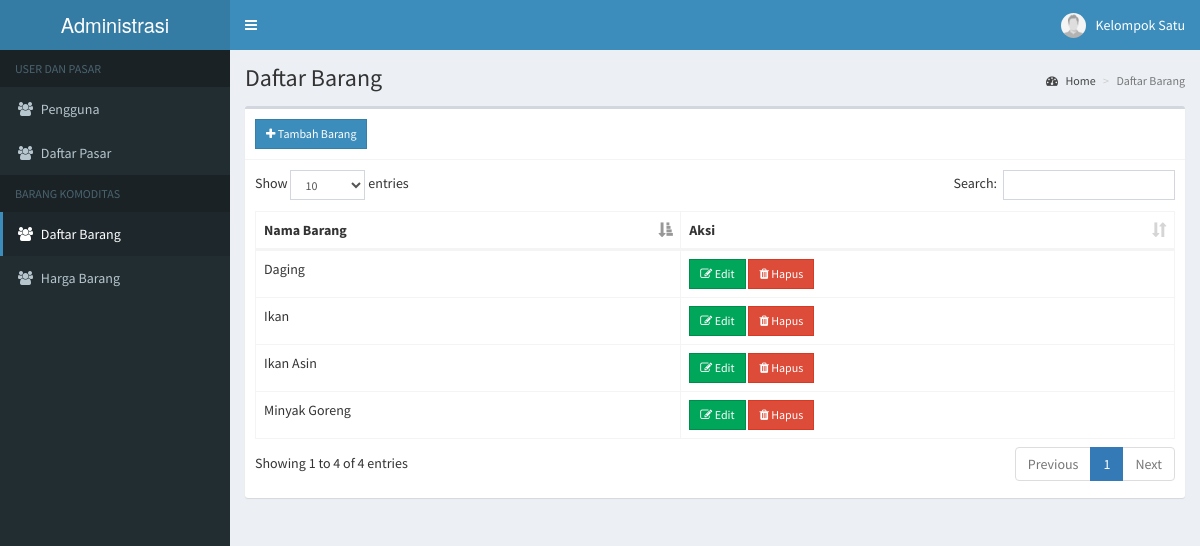
/admin/barang.php (signed in), run on the app's committed database.
### tables this page shows
CREATE TABLE `users` (
  `id` int(11) NOT NULL,
  `email` varchar(200) NOT NULL,
  `password` varchar(60) NOT NULL,
  `type` int(1) NOT NULL,
  `firstname` varchar(50) NOT NULL,
  `lastname` varchar(50) NOT NULL,
  `address` text NOT NULL,
  `contact_info` varchar(100) NOT NULL,
  `photo` varchar(200) NOT NULL,
  `status` int(1) NOT NULL,
  `activate_code` varchar(15) NOT NULL,
  `reset_code` varchar(15) NOT NULL,
  `created_on` date NOT NULL
);

CREATE TABLE `barang` (
  `id` int(11) NOT NULL,
  `nama` text NOT NULL
);

### admin/includes/session.php (called while the page is built, shortened)
<?php
	include '../includes/conn.php';
	$conn = $pdo->open();
	$stmt = $conn->prepare("SELECT * FROM users WHERE id=:id");
	$stmt->execute(['id'=>$_SESSION['admin']]);
	$admin = $stmt->fetch();
?>

### admin/barang.php (the view, shortened to what this page needs)
<?php include 'includes/session.php'; ?>
<?php include 'includes/header.php'; ?>
<body class="hold-transition skin-blue sidebar-mini">
<div class="wrapper">
  <?php include 'includes/navbar.php'; ?>
  <?php include 'includes/menubar.php'; ?>
  <div class="content-wrapper">
    <section class="content-header">
      <h1>
        Daftar Barang
      </h1>
      <ol class="breadcrumb">
        <li><a href="#"><i class="fa fa-dashboard"></i> Home</a></li>
        <li class="active">Daftar Barang</li>
      </ol>
    </section>
    <section class="content">
      <div class="row">
        <div class="col-xs-12">
          <div class="box">
            <div class="box-header with-border">
              <a href="#addnew" data-toggle="modal" class="btn btn-primary btn-sm btn-flat"><i class="fa fa-plus"></i> Tambah Barang</a>
            </div>
            <div class="box-body">
              <table id="example1" class="table table-bordered">
                <thead>
                  <th>Nama Barang</th>
                  <th>Aksi</th>
                </thead>
                <tbody>
                  <?php
                    $conn = $pdo->open();
                    try{
                      $stmt = $conn->prepare("SELECT * FROM barang");
                      $stmt->execute();
                      foreach($stmt as $row){
                        echo "
                          <tr>
                            <td>".$row['nama']."</td>
                            <td>
                              <button class='btn btn-success btn-sm edit btn-flat' data-id='".$row['id']."'><i class='fa fa-edit'></i> Edit</button>
                              <button class='btn btn-danger btn-sm delete btn-flat' data-id='".$row['id']."'><i class='fa fa-trash'></i> Hapus</button>
                            </td>
                          </tr>
                        ";
                      }
                    }
                    catch(PDOException $e){
                      echo $e->getMessage();
                    }
                  ?>
                </tbody>
              </table>
            </div>
          </div>
        </div>
      </div>
    </section>
  </div>
</div>
</body>
</html>

### admin/includes/navbar.php (shortened to what this page needs)
<header class="main-header">
  <a href="#" class="logo">
    <span class="logo-lg">Administrasi</span>
  </a>
  <nav class="navbar navbar-static-top">
    <a href="#" class="sidebar-toggle" data-toggle="push-menu" role="button">
    </a>
    <div class="navbar-custom-menu">
      <ul class="nav navbar-nav">
        <li class="dropdown user user-menu">
          <a href="#" class="dropdown-toggle" data-toggle="dropdown">
            <img src="<?php echo (!empty($admin['photo'])) ? '../images/'.$admin['photo'] : '../images/profile.jpg'; ?>" class="user-image" alt="User Image">
            <span class="hidden-xs"><?php echo $admin['firstname'].' '.$admin['lastname']; ?></span>
          </a>
        </li>
      </ul>
    </div>
  </nav>
</header>

### data on the page
users: firstname "Kelompok", lastname "Satu"
barang: nama "Ikan"
barang: nama "Daging"
barang: nama "Minyak Goreng"
barang: nama "Ikan Asin"
